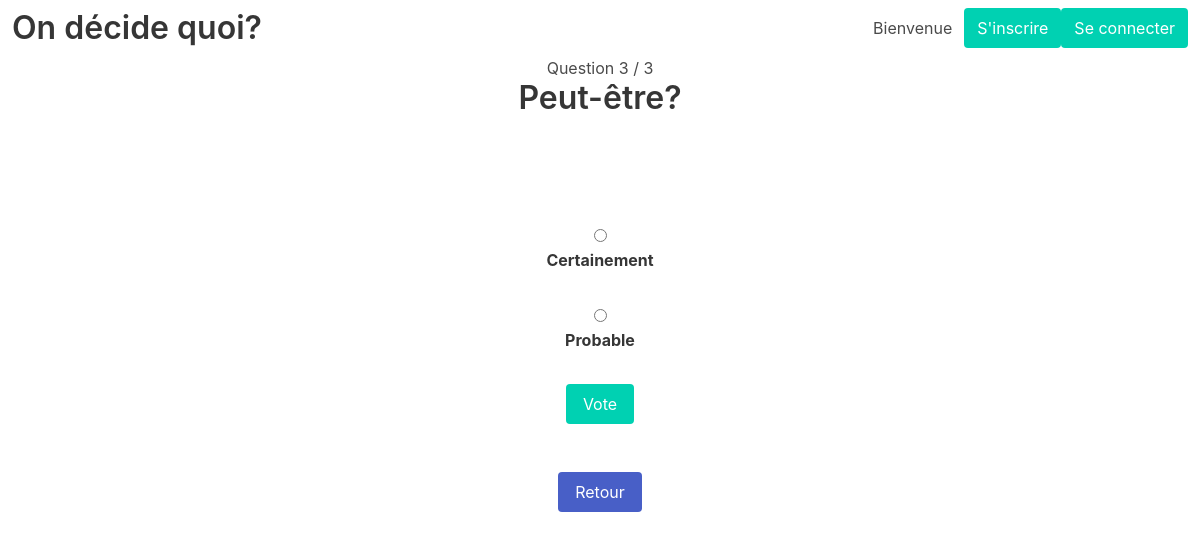
The page /polls/test_deux/Sondage Test/12 on the database its author committed.
### polling/models.py (models this page shows, shortened)
class Question(models.Model):
    question_text = models.CharField(max_length=600)
    has_multiple_choices=models.BooleanField(default=False)
    question_group=models.ForeignKey(QuestionGroup, on_delete=models.CASCADE,null=True)
    question_number=models.IntegerField(blank=True,default=0)
    user_group=models.ForeignKey(Group, on_delete=models.CASCADE,blank=True,default=0)

class QuestionGroup(models.Model):
    name=models.CharField(max_length=600)
    creator=models.ForeignKey(User, on_delete=models.CASCADE)
    max_responders=models.IntegerField(blank=True,default=0)
    created=models.DateTimeField('date published')
    user_group=models.ForeignKey(Group, on_delete=models.CASCADE,blank=True,default=0)

class Choice(models.Model):
    question = models.ForeignKey(Question, name="Question",on_delete=models.CASCADE)
    choice_text = models.CharField(max_length=600)
    votes = models.IntegerField(default=0)
    class Meta:
        verbose_name = "choice"
        verbose_name_plural = "choices"

### polling/views.py (the view)
# urls.py: path('polls/<str:user_group>/<str:group_name>/<int:question>', views.questionDetail, name='questionDetail'),
def questionDetail(request,user_group,group_name,question):
    group=QuestionGroup.objects.filter(user_group__name__exact=user_group).get(name=group_name)
    question=Question.objects.filter(question_group=group).get(id=question)
    return render(request, 'polling/questionDetail.html', {'group':group,'question':question })

### polling/templates/polling/questionDetail.html (shortened to what this page needs)
{% extends 'polling/base.html' %}
{% block content %}
<div class="container has-text-centered">
    <h1>Question {{question.question_number|add:"1" }} / {{group.question_set.count}}</h1>
    <h1 class="title">{{ question.question_text }}</h1>
    <div class="tile is-ancestor">
        <div class="tile is-parent"></div>
        <div class="tile is-parent field is-grouped">
        </div>
        <div class="tile is-parent"></div>
    </div>
    <section class="section">
        <form class="field" action="{% url 'polling:vote' user_group=group.creator group_name=group.name question_id=question.id %}" method="post">
        {%if question.has_multiple_choices%}
            {% for choice in question.choice_set.all %}
                <input class="form-check-input" type="checkbox" name="choice" id="choice{{ forloop.counter }}" value="{{ choice.id }}">
                <label class="label" for="choice{{ forloop.counter }}">{{ choice.choice_text }}</label><br>
            {% endfor %}
        {%else%}
            {% for choice in question.choice_set.all %}
                <input class="radio" type="radio" name="choice" id="choice{{ forloop.counter }}" value="{{ choice.id }}">
                <label class="label" for="choice{{ forloop.counter }}">{{ choice.choice_text }}</label><br>
            {% endfor %}
        {%endif%}
        {% if user.is_authenticated %}
        <p>Le créateur d'un sondage ne peut pas voter</p>
        {%else%}
        <input class="button is-primary" type="submit" value="Vote">
        {%endif%}
        </form>
    </section>
    <button class="button is-link"><a href="{% url 'polling:userGroupsDetail' user_group=group.creator group_name=group.name%}">Retour</a></button>
</div>
{%endblock%}

### polling/static/polling/style.css (style rules this page uses)
a { color:white }

### rows shown on the page
Question: question_number|add "3", question_text "Peut-être?"
QuestionGroup: question_set.count "3"
Choice: choice_text "Certainement"
Choice: choice_text "Probable"
